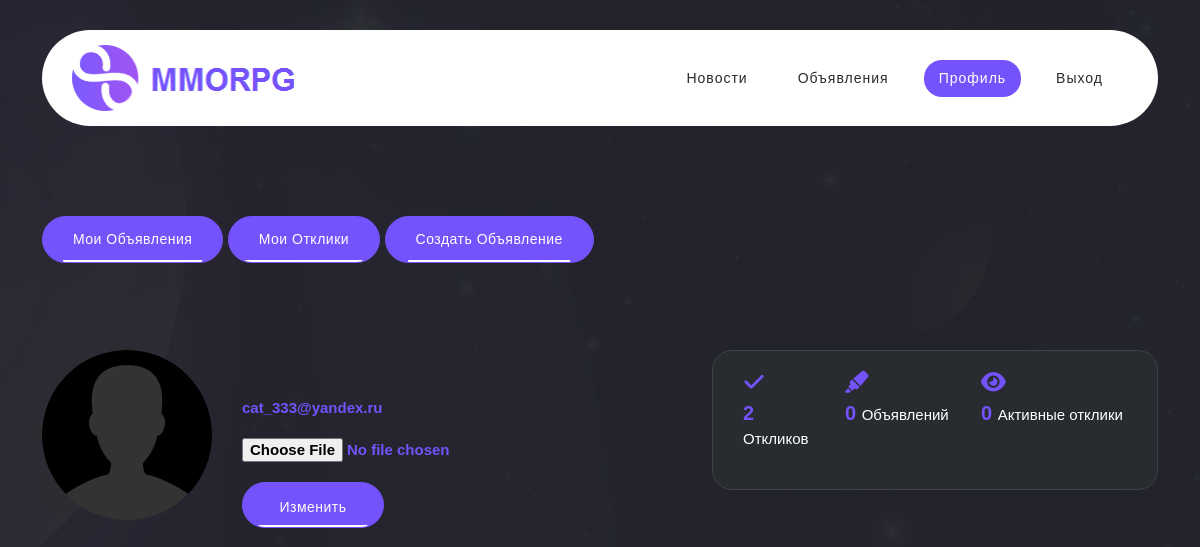
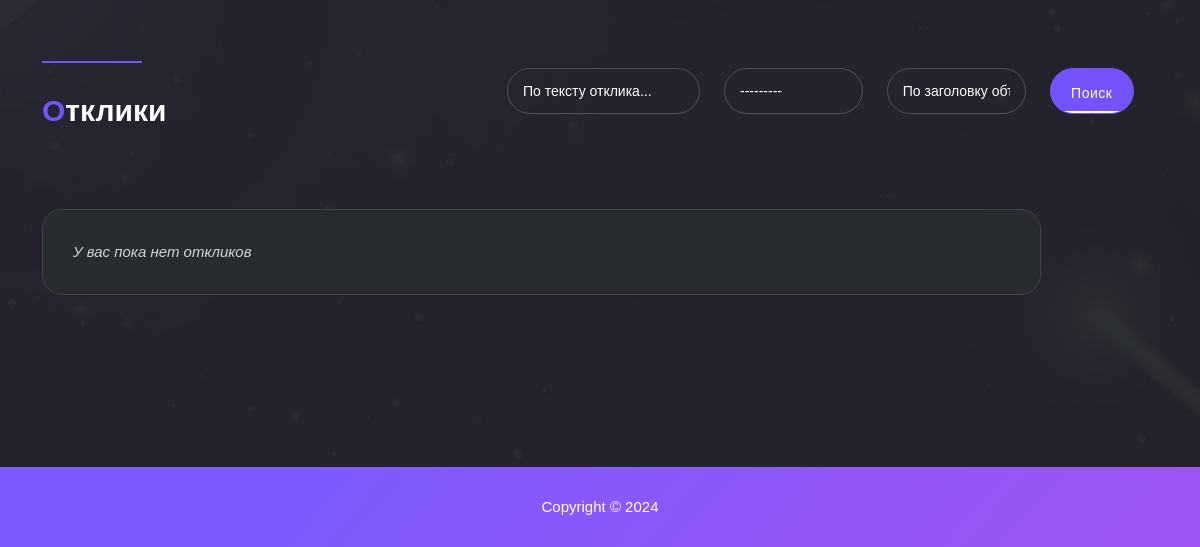
/sign/profile (signed in), run on an earlier commit of the app's database (2 pictures, top to bottom).
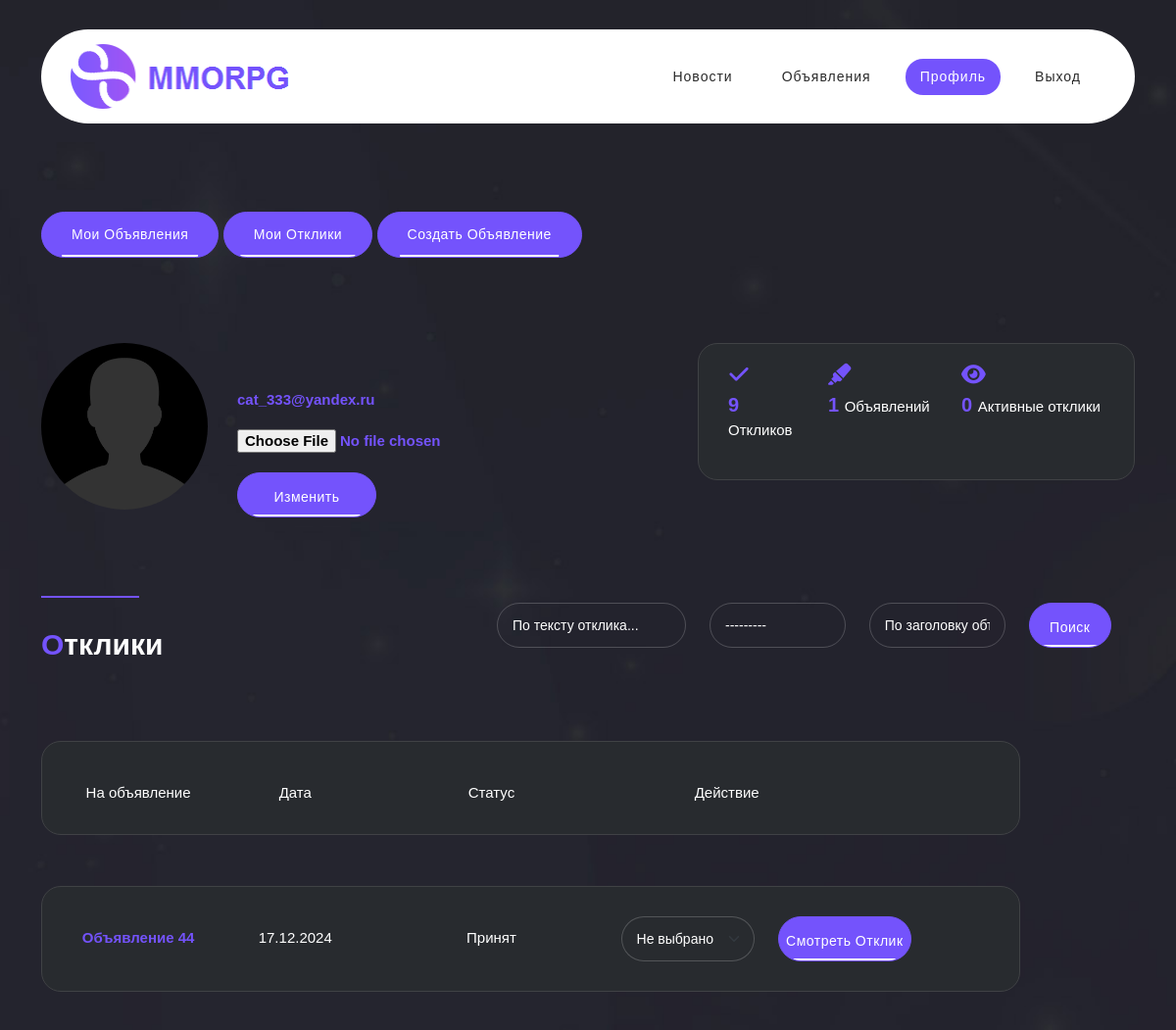
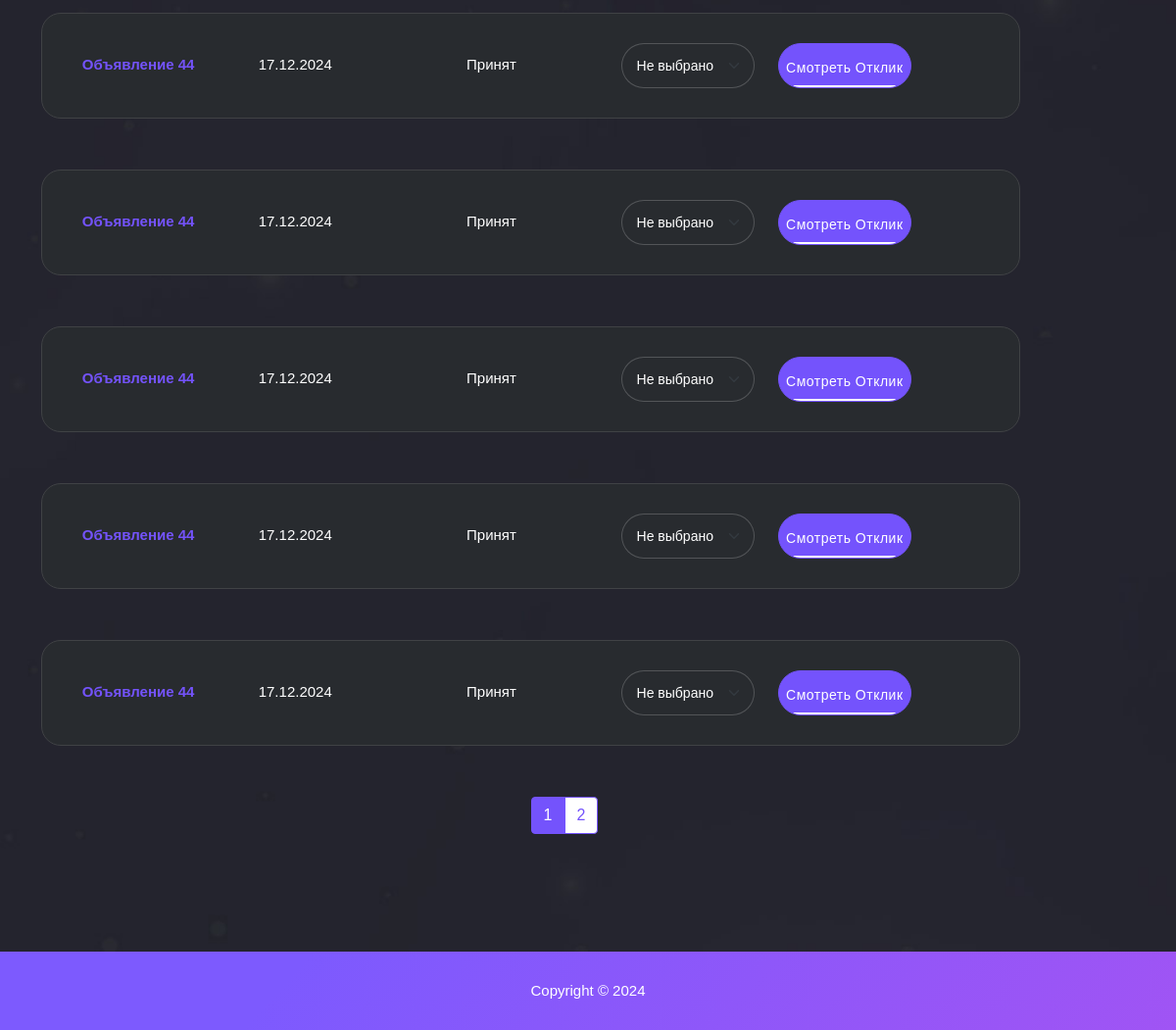
And on a later commit of the database (2 pictures, top to bottom).
### posts/models.py (models this page shows, shortened)
class Reply(models.Model):
    post = models.ForeignKey(Post, on_delete=models.CASCADE)
    user = models.ForeignKey(User, on_delete=models.CASCADE)
    text = models.CharField(max_length=255)
    create_date = models.DateTimeField(auto_now_add=True)
    status = models.CharField(max_length=35,
                              choices=STATUSES_REPLY,
                              default='new')
    class Meta:
        verbose_name = 'Отклик'
        verbose_name_plural = 'Отклики'

class Post(models.Model):
    title = models.CharField(max_length=150)
    create_date = models.DateTimeField(auto_now_add=True)
    description = models.TextField()
    category = models.CharField(max_length=35,
                                choices=CATEGORIES)
    author = models.ForeignKey(User, on_delete=models.CASCADE)
    class Meta:
        verbose_name = 'Объявление'
        verbose_name_plural = 'Объявления'
    def __str__(self):
        return self.title.title()

### sign/views.py (the view, shortened to what this page needs)
# urls.py: path('profile', ProfileView.as_view(), name='profile'),
class ProfileView(LoginRequiredMixin, ListView):
    model = Reply
    ordering = '-create_date'
    template_name = 'profile.html'
    context_object_name = 'replies'
    paginate_by = 6
    def get_queryset(self):
        queryset = super().get_queryset()
        self.filter_replies = ReplyFilter(self.request.GET, queryset.filter(post__author=self.request.user))
        return self.filter_replies.qs
    def get_context_data(self, **kwargs):
        context = super().get_context_data(**kwargs)
        context['filter_replies'] = self.filter_replies
        context['col_my_reply'] = Reply.objects.filter(user=self.request.user).count
        my_posts = Post.objects.filter(author=self.request.user)
        context['col_my_posts'] = my_posts.count
        context['col_active_posts'] = Reply.objects.filter(status='new', post__author=self.request.user).count
        context['my_posts'] = my_posts
        context['profile_form'] = UpdateProfileForm()
        return context

### sign/forms.py
class UpdateProfileForm(forms.ModelForm):
    avatar = forms.ImageField(widget=forms.FileInput(attrs={
        'style': "margin-top: 20px; font-size: 15px; color: #7453fc; font-family: 'Roboto', sans-serif; font-weight: bold;"}))
    class Meta:
        model = Profile
        fields = ['avatar']

### posts/templatetags/custom_filters.py (called while the page is built)
@register.filter()
def convert_status_reply(status):
    for el in STATUSES_REPLY:
        if el[0] == status:
            return el[1]
    return status

### posts/templatetags/custom_tags.py (called while the page is built)
@register.simple_tag(takes_context=True)
def url_replace(context, **kwargs):
    d = context['request'].GET.copy()
    for k, v in kwargs.items():
        d[k] = v
    return d.urlencode()

### templates/sign/profile.html (shortened to what this page needs)
{% extends 'default.html' %}
{% block content %}
  <div class="author-page discover-items">
    <div class="container">
      <div class="row">
		<p></p>
		<br>
		<br>
		<br>
		<br>
        <div class="row">
          <div class="col-lg-7">
              <div class="main-button">
                <a href="#" onclick="viewContent('my_posts', 'my_replies')">Мои объявления</a>
                <a href="#" onclick="viewContent('my_replies', 'my_posts')">Мои отклики</a>
                <a href="{% url 'create_post' %}">Создать объявление</a>
              </div>
          </div>
        </div>
        <div class="row">
          <div class="col-lg-4">
          </div>
          <div class="col-lg-7"></div>
        </div>
        <div class="col-lg-6">
          <div class="author">
            {% if request.user.profile.avatar.path %}
              <img src="{{ request.user.profile.avatar.url }}" alt="" style="border-radius: 50%; max-width: 170px; max-height: 170px;">
            {% else %}
              <img src="/static/assets/images/single-author2.jpg" alt="" style="border-radius: 50%; max-width: 170px; max-height: 170px;">
            {% endif %}
            <h4 style="margin-top: 20px">{{ request.user.profile }}
              <br> <a href="#">{{ request.user.email }}</a>
              <form id="add_file" method="post" enctype="multipart/form-data">
                {{ profile_form.avatar }}
                <div class="col-lg-6">
                  <button style="margin-top: 20px" type="submit">Изменить</button>
                </div>
              </form>
            </h4>
          </div>
        </div>
        <div class="col-lg-6">
          <div class="right-info">
            <div class="row">
              <div class="col-3">
                <div class="info-item">
                  <i class="fa fa-check"></i>
                  <h6>{{ col_my_reply }} <em>Откликов</em></h6>
                </div>
              </div>
              <div class="col-4">
                <div class="info-item">
                  <i class="fa fa-highlighter"></i>
                  <h6>{{ col_my_posts }} <em>Объявлений</em></h6>
                </div>
              </div>
              <div class="col-5">
                <div class="info-item">
                  <i class="fa fa-eye"></i>
                  <h6>{{ col_active_posts }} <em>Активные отклики</em></h6>
                </div>
              </div>
            </div>
          </div>
        </div>
        {% include "profile_my_replies.html" %}
       </div>
     </div>
   </div>
{% endblock content %}

### templates/default.html (shortened to what this page needs)
<!DOCTYPE html>
<html lang="en">
    <head>
        {% load static %}
        <link rel="stylesheet" href="{% static 'assets/css/display_roboto.css' %}">
        <link href="{% static 'vendor/bootstrap/css/bootstrap.min.css' %}" rel="stylesheet" />
        <link rel="stylesheet" href="{% static 'assets/css/fontawesome.css' %}">
        <link rel="stylesheet" href="{% static 'assets/css/templatemo-liberty-market.css' %}">
        <link rel="stylesheet" href="{% static 'assets/css/owl.css' %}">
        <link rel="stylesheet" href="{% static 'assets/css/animate.css' %}">
        <link rel="stylesheet" href="{% static 'assets/css/swiper-bundle.min.css' %}">
    </head>
    <body>
        {% include "navbar.html"  %}
       {% block content %}
       {% endblock content %}
        <footer>
            <div class="container">
                <div class="row">
                    <div class="col-lg-12">
                        <p>Copyright © 2024</p>
                    </div>
                </div>
            </div>
        </footer>
    </body>
</html>

### templates/navbar.html (shortened to what this page needs)
{% url 'profile' as profile %}
{% url 'posts_portal' as posts %}
{% url 'news_portal' as news %}
<header class="header-area header-sticky">
    <div class="container">
        <div class="row">
            <div class="col-12">
                <nav class="main-nav">
                    <a href="/" class="logo">
                        <img src="/static/assets/images/logo2.png" alt="">
                    </a>
                    <ul class="nav">
                        {% if request.path != '/' %}
                            <li><a class="{% if request.path == news %} active {% endif %}" href="{{ news }}">Новости</a></li>
                        {% endif %}
                        {% if request.user.is_authenticated %}
                            <li><a class="{% if request.path == posts %} active {% endif %}" href="{{ posts }}">Объявления</a></li>
                            <li><a class="{% if request.path == profile %} active {% endif %}" href="{{ profile }}">Профиль</a></li>
                            <li><a href="{% url 'account_logout' %}">Выход</a></li>
                        {% endif %}
                    </ul>
                </nav>
            </div>
        </div>
    </div>
</header>

### templates/sign/profile_my_replies.html (shortened to what this page needs)
{% load custom_filters %}
<div id="my_replies" class="row">
<div class="col-lg-5">
  <div class="section-heading">
    <div class="line-dec"></div>
    <h2><em>О</em>тклики</h2>
  </div>
</div>
<div class="col-lg-7">
  <br>
  <br>
  <br>
  <form id="search-form" name="gs" method="GET" role="search" action="{% url 'reactions_search' %}">
    <div class="row">
      <div class="col-lg-4">
        <fieldset>
          {{ filter_replies.form.text }}
        </fieldset>
      </div>
      <div class="col-lg-3">
        <fieldset>
          {{ filter_replies.form.status }}
        </fieldset>
      </div>
      <div class="col-lg-3">
        <fieldset>
          {{ filter_replies.form.post_title }}
        </fieldset>
      </div>
      <div class="col-lg-2">
        <fieldset>
            <button class="main-button">Поиск</button>
        </fieldset>
      </div>
    </div>
  </form>
</div>
{% if replies %}
<div class="col-lg-11">
  <div class="item">
    <div class="col-lg-12" >
      <div class="row">
        <div class="col-lg-2 col-sm-6">
          <span>На объявление</span>
        </div>
        <div class="col-lg-2 col-sm-6">
          <span>Дата</span>
        </div>
        <div class="col-lg-3 col-sm-6">
          <span>Статус</span>
        </div>
        <div class="col-lg-3 col-sm-6">
          <span>Действие</span>
        </div>
      </div>
    </div>
  </div>
</div>
{% endif %}
<div class="col-lg-11">
  {% for reply in replies %}
  <form id="change_status_reply" method="POST">
    <div class="item">
      <div class="col-lg-12">
        <div class="row">
          <div class="col-lg-2 col-sm-6">
            <span><a style="font-size: 15px; color: #7453fc; font-family: 'Roboto', sans-serif; font-weight: bold;" href="/posts/{{ reply.post.id }}">{{ reply.post }}</a></span>
          </div>
          <div class="col-lg-2 col-sm-6">
            <span>{{ reply.create_date|date:'d.m.Y' }}</span>
          </div>
          <div class="col-lg-3 col-sm-6">
            <span>{{ reply.status|convert_status_reply }}</span>
          </div>
          <div id="selector" class="col-lg-2 col-sm-6">
            <fieldset>
              <select name="status_reply" onchange="submit();" class="form-select" id="id_status">
              {% if reply.status == 'new' and request.user != reply.user %}
                <option value="approved">Принять</option>
                <option value="rejected">Отклонить</option>
                <option value="remove">Удалить</option>
                <option value="default" selected>Не выбрано</option>
              {% else %}
                <option value="default" selected>Не выбрано</option>
              {% endif %}
              </select>
            </fieldset>
          </div>
          <div class="col-lg-2 col-sm-6">
            <button type="button" onclick="viewTextReply('text_reply_{{ reply.id }}')">Смотреть отклик</button>
          </div>
        </div>
      </div>
    </div>
  </form>
  {% empty %}
  <div class="item">
    <div class="row">
      <div class="col-lg-12">
        <div class="row">
          <div class="col-lg-3 col-sm-10">
            <span style="font-style: italic; color: #ced4da;">У вас пока нет откликов</span>
          </div>
        </div>
      </div>
    </div>
  </div>
  {% endfor %}
</div>
  {% include "pagination.html" %}
</div>

### templates/pagination.html (shortened to what this page needs)
{% load custom_tags %}
{% if page_obj %}
<div class="row">
    <nav aria-label="Page navigation">
        <ul class="pagination justify-content-center">
            <li class="page-item active" aria-current="page"><a class="page-link" href="#">{{ page_obj.number }}</a></li>
            {% if page_obj.has_next %}
                <li class="page-item"><a class="page-link" href="?{% url_replace page=page_obj.next_page_number %}">{{ page_obj.next_page_number }}</a></li>
            {% endif %}
        </ul>
    </nav>
</div>
{% endif %}

What changed in the data, as far as the page shows it:
added Reply: post "Объявление 44", create_date "17.12.2024", status|convert_status_reply "Принят", status_reply "Не выбрано"
added Reply: post "Объявление 44", create_date "17.12.2024", status|convert_status_reply "Принят", status_reply "Не выбрано"
added Reply: post "Объявление 44", create_date "17.12.2024", status|convert_status_reply "Принят", status_reply "Не выбрано"
added Reply: post "Объявление 44", create_date "17.12.2024", status|convert_status_reply "Принят", status_reply "Не выбрано"
added Reply: post "Объявление 44", create_date "17.12.2024", status|convert_status_reply "Принят", status_reply "Не выбрано"
added Reply: post "Объявление 44", create_date "17.12.2024", status|convert_status_reply "Принят", status_reply "Не выбрано"
Also different on the page:
{{ col_my_reply }}: "2" → "9"
{{ col_my_posts }}: "0" → "1"
{{ page_obj.number }}: (not shown) → "1"
{{ page_obj.next_page_number }}: (not shown) → "2"
text no longer shown: "У вас пока нет откликов"
text now shown: "На объявление Дата Статус Действие"
